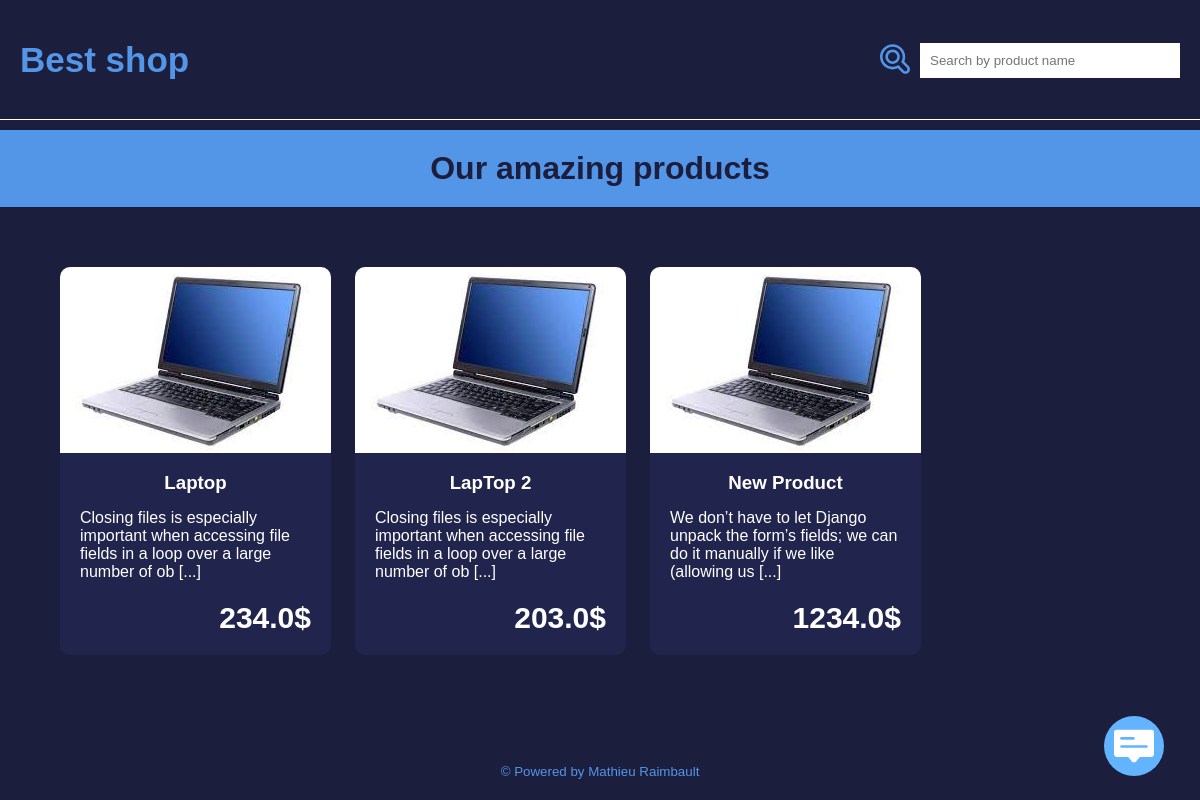
The page /shop/ on the database as committed earlier.
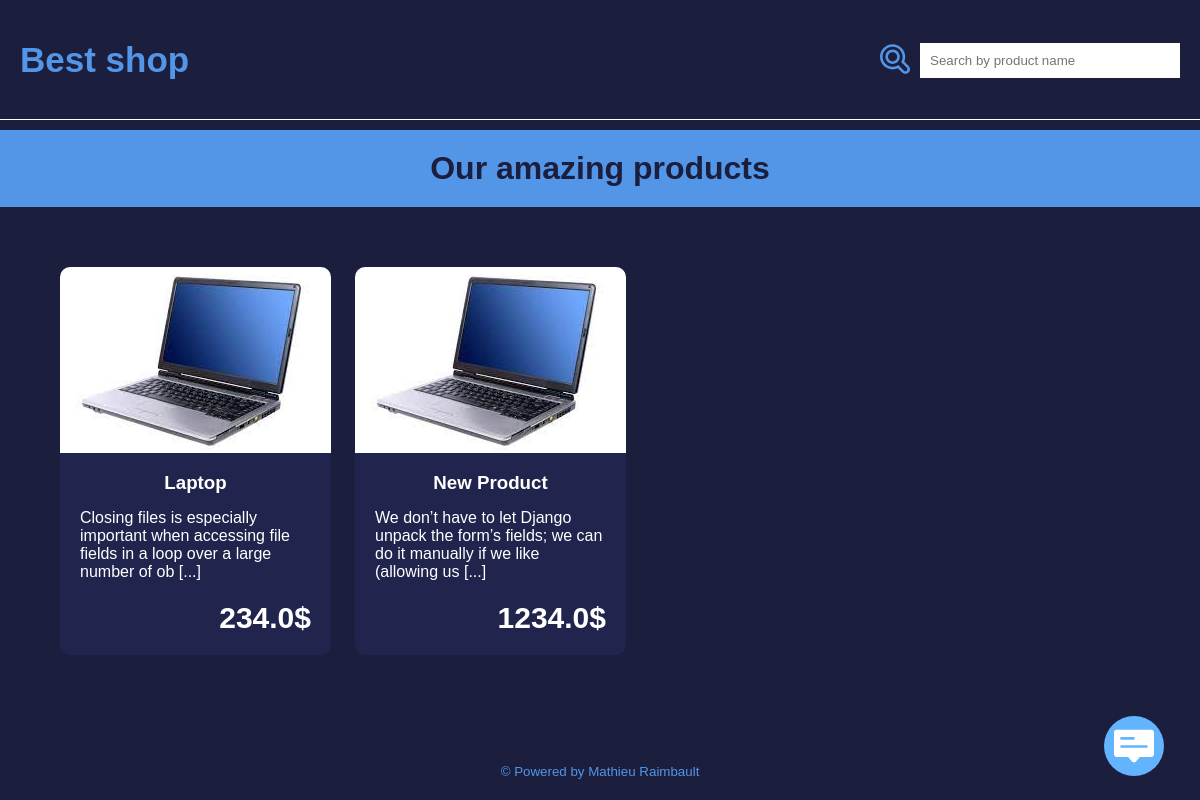
The same page on the database as committed later.
### shop/models.py (models this page shows, shortened)
class Product(models.Model):
    title = models.CharField(max_length=50)
    description = models.TextField()
    price = models.FloatField(validators=[validators.MinValueValidator(0)])
    quantity = models.IntegerField(validators=[validators.MinValueValidator(0)])
    image = models.FileField(upload_to="products")

### shop/views.py (the view)
# urls.py: path('', views.index, name='index'),
def index(request):
    filters = {
        'quantity__gt': 0
    }
    if 'search' in request.GET:
        filters["title__contains"] = request.GET["search"]
    products = Product.objects.filter(**filters)
    return render(request, 'shop/index.html', {'products': products})

### shop/templates/shop/index.html (shortened to what this page needs)
{% extends "./_layout.html" %} {% block content %}
<h1 class="banner-title">Our amazing products</h1>
<section class="product-list">
	{% for product in products %} {% include "./partials/_product_card.html" %}
	{%endfor %}
</section>
{% endblock %}

### shop/templates/shop/_layout.html (shortened to what this page needs)
<!DOCTYPE html>
<html lang="en">
	<head>
		{% load static %}
		<link rel="stylesheet" href="{% static 'shop/style/index.css' %}" />
	</head>
	<body>
		{% include './partials/_messenger_btn.html' %}
		{% include './partials/_header.html' %}
		<main class="app-container">{% block content%}{% endblock %}</main>
		{% include './partials/_footer.html' %}
	</body>
</html>

### shop/templates/shop/partials/_messenger_btn.html (shortened to what this page needs)
<a class="global-messenger-btn" href="/shop/messenger">
</a>

### shop/templates/shop/partials/_header.html (shortened to what this page needs)
<header class="header">
	<a class="header--icon" href="/shop">Best shop</a>
	<form class="header--search">
		<button class="header--search-icon">
		</button>
		<input
			value="{% if 'search' in request.GET %}{{request.GET.search}}{% endif %}"
			name="search"
			placeholder="Search by product name"
		/>
	</form>
</header>

### shop/templates/shop/partials/_product_card.html
<a href="/shop/{{ product.id }}">
	<article class="product-card">
		<div class="product-cart--banner">
			<img src="{{MEDIA_URL}}{{ product.image }}" />
		</div>
		<h3 class="product-card--title">{{ product.title }}</h3>
		<p class="product-card--content">
			{{ product.description|slice:100 }}
			<span class="product-card--see-more">[...]</span>
		</p>
		<footer class="product-card--footer">
			<p class="product-card--price">{{ product.price }}$</p>
		</footer>
	</article>
</a>

### shop/templates/shop/partials/_footer.html
<footer class="footer">
	<small>© Powered by Mathieu Raimbault</small>
</footer>

### shop/static/shop/style/index.css (style rules this page uses)
* { margin: 0; padding: 0; font-family: sans-serif; }
a { text-decoration: none; }
input { border: none; }
body { background: #1c1e3d; min-height: 100vh; display: flex; flex-direction: column; }
.app-container { flex: 1; display: flex; flex-direction: column; }
.header { display: flex; justify-content: space-between; align-items: center; padding: 40px 20px; position: relative; }
.header ::after { position: absolute; bottom: 0; left: 0; width: 100%; content: ""; height: 1px; background-color: white; }
.header--icon { font-size: 35px; text-decoration: none; color: #5395e7; font-weight: bold; }
.header--search { display: flex; align-items: center; gap: 10px; }
.header--search input { padding: 10px; width: 20vw; }
.header--search-icon { background: none; border: none; cursor: pointer; }
.footer { text-align: center; padding: 20px 0; }
.footer small { color: #5395e7; }
.banner-title { background-color: #5395e7; color: #1c1e3d; text-align: center; padding: 20px 0; margin: 10px 0; }
.product-list { flex: 1; padding: 50px 5vw; display: grid; grid-template-columns: repeat(5, 1fr); position: relative; gap: 2vw; }
.product-card { display: flex; flex-direction: column; background: #21244c; border-radius: 10px; overflow: hidden; }
.product-card * { color: white; }
.product-card--title { text-align: center; padding: 15px 5px; }
.product-card--content { padding: 0 20px; }
.product-card--footer { display: flex; align-items: center; justify-content: flex-end; padding: 20px 20px; }
.product-card--price { font-size: 30px; font-weight: bold; }
.global-messenger-btn { position: fixed; bottom: 3vh; right: 3vw; z-index: 1000; }
.global-messenger-btn { background-color: #63b4ff; width: 60px; height: 60px; display: inline-flex; justify-content: center; align-items: center; border-radius: 100%; }

Rows that differ between the two databases and show on the page:
no longer on this page (row edited): Product: image (picture), title "LapTop 2", description "Closing files is especially important when accessing file fields in a loop over a large number of ob", price "203.0"
